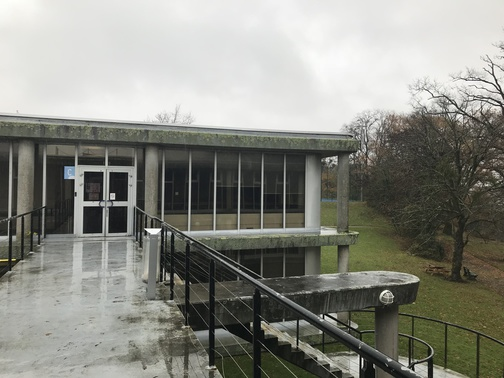
#> input picture TP5/IMG_1_reduced.jpg, 504 x 378 px, found by its file name
$ python kimi.py
#> lines starting #> are read from the running program, lines starting #| are printed output that depends on the picture
import cv2 as cv
import numpy as np
from argparse import ArgumentParser, ArgumentDefaultsHelpFormatter

# ... (other functions from your code)
# Keycode definitions
ESC_KEY = 27
Q_KEY = 113

def parse_command_line_arguments():# Parse command line arguments
    parser = ArgumentParser(formatter_class=ArgumentDefaultsHelpFormatter)
    parser.add_argument("-k", "--kp", default="SIFT", help="key point (or corner) detector: GFTT ORB SIFT ")
    parser.add_argument("-n", "--nbKp", default=20, type=int, help="Number of key point required (if configurable) ")
    parser.add_argument("-d", "--descriptor", default=True, type=bool, help="compute descriptor associated with detector (if available)")
    parser.add_argument("-m", "--matching", default="NORM_L1", help="Brute Force norm: NORM_L1, NORM_L2, NORM_HAMMING, NORM_HAMMING2")
    parser.add_argument("-i1", "--image1", default="TP5/IMG_1_reduced.jpg", help="path to image1")
    parser.add_argument("-i2", "--image2", default="TP5/IMG_2_reduced.jpg", help="path to image2")
    # other argument may need to be added
    return parser

def test_load_image(img):
    if img is None or img.size == 0 or (img.shape[0] == 0) or (img.shape[1] == 0):
        print("Could not load image !")
        print("Exiting now...")
        exit(1)

def load_gray_image(path):
#> called with path = 'TP5/IMG_1_reduced.jpg'
    if(path != None):
        img = cv.imread(path)
#> img is the input picture: shape (378, 504, 3); mean B, G, R 129.7, 137.6, 136.9
        test_load_image(img)
        gray= cv.cvtColor(img,cv.COLOR_BGR2GRAY)
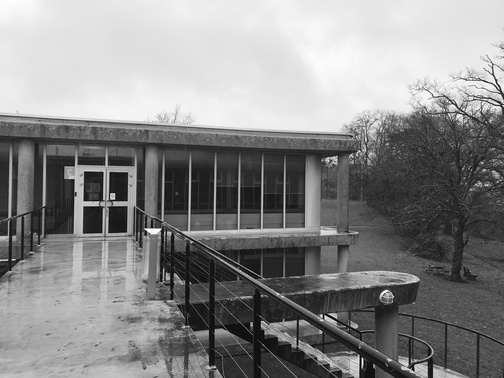
#> gray: shape (378, 504); min 1, max 255, mean 136.5
#> call 2 of load_gray_image, with path = 'TP5/IMG_2_reduced.jpg'
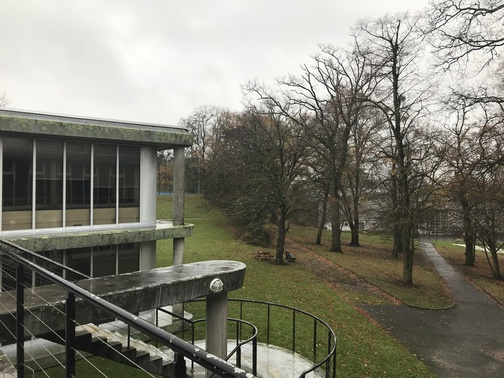
#> input picture TP5/IMG_2_reduced.jpg, 504 x 378 px, found by its file name
#> in load_gray_image, img is the input picture: shape (378, 504, 3); mean B, G, R 114.7, 126.4, 127.5
#> in load_gray_image (call 2), `gray= cv.cvtColor(img,cv.COLOR_BGR2GRAY)`:
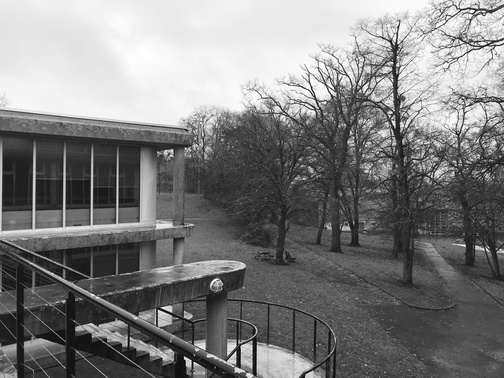
#> gray: shape (378, 504); min 1, max 255, mean 125.4
    else:
        img = None
        gray = None
    return img, gray

def display_image(img, image_window_name):
    cv.namedWindow(image_window_name)
    cv.imshow(image_window_name, img)

def feature_matcher(descriptor1, descriptor2, matcher_method='NORM_L2'):
    matcher = cv.BFMatcher(cv.NORM_L2, crossCheck=True)
    matches = matcher.match(descriptor1, descriptor2)
    matches = sorted(matches, key=lambda x: x.distance)
    return matches

def apply_homography(src_points, dst_points, H, width, height):
    # Convert points to homogeneous coordinates
    src_points = np.array(src_points, dtype='float32')
    src_points = np.hstack([src_points, np.ones((src_points.shape[0], 1))])
    dst_img = np.zeros((height, width, 1), dtype='uint8')

    # Apply homography to each source point
    for point in src_points:
        transformed_point = np.dot(H, point)
        transformed_point = transformed_point / transformed_point[2]
        dst_x, dst_y = int(transformed_point[0]), int(transformed_point[1])
        if 0 <= dst_x < width and 0 <= dst_y < height:
            dst_img[dst_y, dst_x] = 255

    return dst_img

def apply_homography(img, H):
    # 使用透视变换应用单点变换
    transformed_img = cv.warpPerspective(img, H, (img.shape[1] + img.shape[1], img.shape[0]))
    return transformed_img

def main():
    parser = parse_command_line_arguments()
    args = vars(parser.parse_args())

    # Load the two input images
    img1, gray1 = load_gray_image(args["image1"])
    img2, gray2 = load_gray_image(args["image2"])

    # Display the input images
    display_image(img1, "Image 1")
    display_image(img2, "Image 2")

    # Apply the chosen feature detector
    if args["kp"] == "SIFT":
        sift = cv.SIFT_create()
        kp1, desc1 = sift.detectAndCompute(gray1, None)
#> kp1 = 845 keypoints; strongest (x, y, size): (413, 369, 1.9), (149, 230, 3.3), (456, 105, 2), (147, 230, 2.2)
        kp2, desc2 = sift.detectAndCompute(gray2, None)
#> kp2 = 1120 keypoints; strongest (x, y, size): (185, 358, 2), (472, 11, 2.1), (394, 123, 2.6), (188, 362, 4.8)
    elif args["kp"] == "ORB":
        orb = cv.ORB_create()
        kp1, desc1 = orb.detectAndCompute(gray1, None)
        kp2, desc2 = orb.detectAndCompute(gray2, None)
    else:
        print("Invalid keypoint detector")
        return

    # Display keypoints
    img_kp1 = cv.drawKeypoints(img1, kp1, None, color=(0, 255, 0))
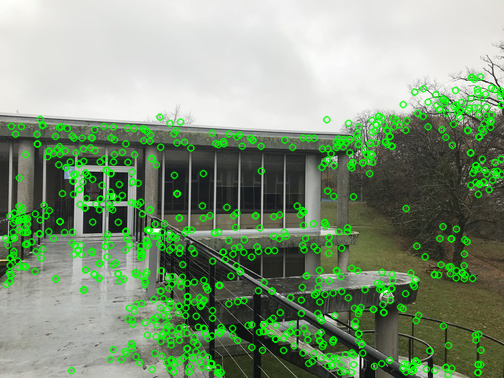
#> img_kp1: shape (378, 504, 3); mean B, G, R 122, 150.1, 128.5
    img_kp2 = cv.drawKeypoints(img2, kp2, None, color=(0, 255, 0))
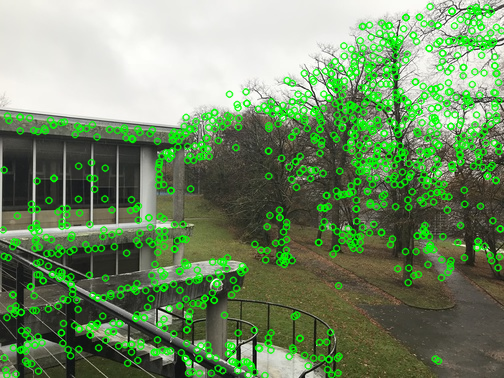
#> img_kp2: shape (378, 504, 3); mean B, G, R 103.1, 141.2, 114.7
    display_image(img_kp1, "Image 1 Keypoints")
    display_image(img_kp2, "Image 2 Keypoints")

     # 匹配描述符
    matches = feature_matcher(desc1, desc2)
#> in feature_matcher, `matches = matcher.match(descriptor1, descriptor2)`: matches = 363 matches
#> matches = 363 matches

    # 选择匹配点对
    matched_idx = [m.queryIdx for m in matches[:10]]  # 选择前10个匹配点的索引
#> matched_idx = [635, 429, 454, 403, 514, 506, 517, 584, 553, 697]
    matched_kp1 = [kp1[i] for i in matched_idx]
#> matched_kp1 = 10 keypoints; (x, y, size): (297, 206, 11.8), (303, 212, 2.5), (364, 289, 3.1), (406, 120, 4), (324, 223, 6.6), (244, 239, 2.4), (338, 138, 2.4), (303, 137, 2.4), (212, 133, 1.8), (224, 143, 4.2)
    matched_kp2 = [kp2[m.trainIdx] for m in matches[:10]]
#> matched_kp2 = 10 keypoints; (x, y, size): (131, 199, 12.8), (138, 205, 3), (196, 280, 3), (160, 216, 6.8), (70, 238, 2.7), (174, 132, 2.4), (29, 118, 2.1), (238, 118, 3.7), (137, 129, 2.5), (45, 130, 4.9)

    # 计算单点透视变换矩阵
    pts_src = np.array([kp.pt for kp in matched_kp1], dtype='float32')
#> pts_src = [[364.5, 289.2], [223.7, 143.3], [243.8, 239.3], [211.7, 132.6], [302.6, 137.4], [296.7, 205.5], [303.3, 211.6], [338.1, 138.4], [324.1, 222.7], [406.2, 120.2]]
    pts_dst = np.array([kp.pt for kp in matched_kp2], dtype='float32')
#> pts_dst = [[195.8, 279.7], [44.84, 130.3], [70.48, 237.6], [29.11, 117.6], [137.3, 128.6], [131, 199.3], [137.9, 205.5], [173.6, 131.5], [159.8, 216], [238.4, 117.8]]
    H, _ = cv.findHomography(pts_src, pts_dst, cv.RANSAC, 5.0)
#> H = [[1.85, 0.0227, -353.7], [0.292, 1.64, -118.4], [0.00159, 0.000269, 1]]

    # 对第二张图像应用单点透视变换
    transformed_img2 = apply_homography(img2, H)
#> in apply_homography, `transformed_img = cv.warpPerspective(img, H, (img.shape[1] + img.shape..`:
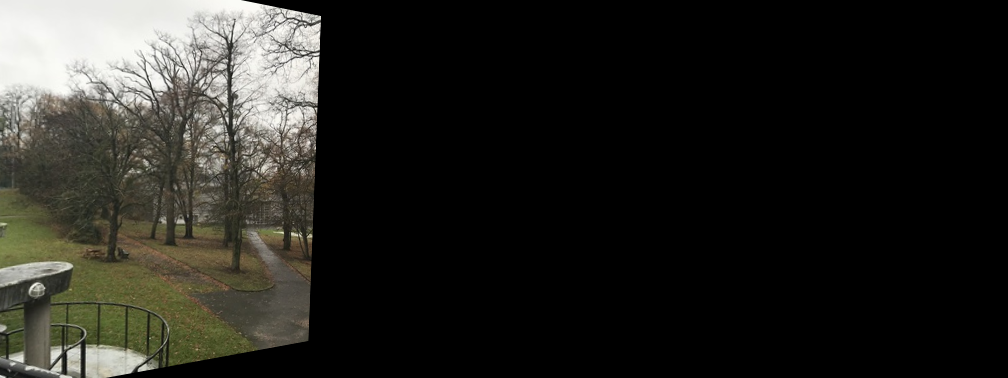
#> transformed_img: shape (378, 1008, 3); mean B, G, R 32.5, 36.8, 37.4

    # 确保变换后的图像与第一张图像具有相同的数据类型和通道数
    transformed_img2 = cv.cvtColor(transformed_img2, cv.COLOR_BGR2RGB)

    # 创建全景图
    result = cv.hconcat([img1, transformed_img2])
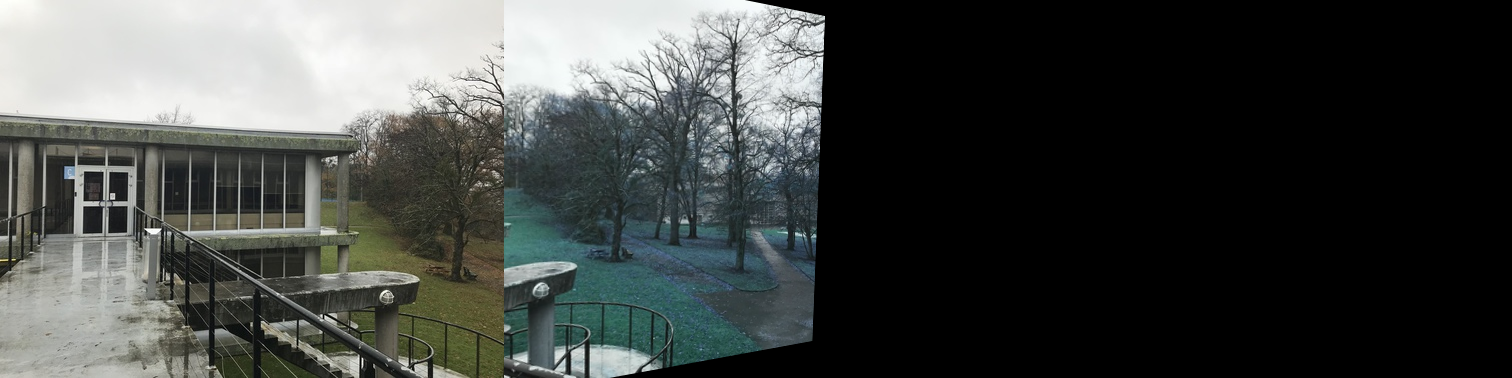
#> result: shape (378, 1512, 3); mean B, G, R 68.1, 70.4, 67.3

    # Display the resulting panorama
    display_image(result, "Panorama")

    # Wait for user action
    key = cv.waitKey(0)
#> (key Esc is pressed here)
    cv.destroyAllWindows()

if __name__ == "__main__":
    main()
